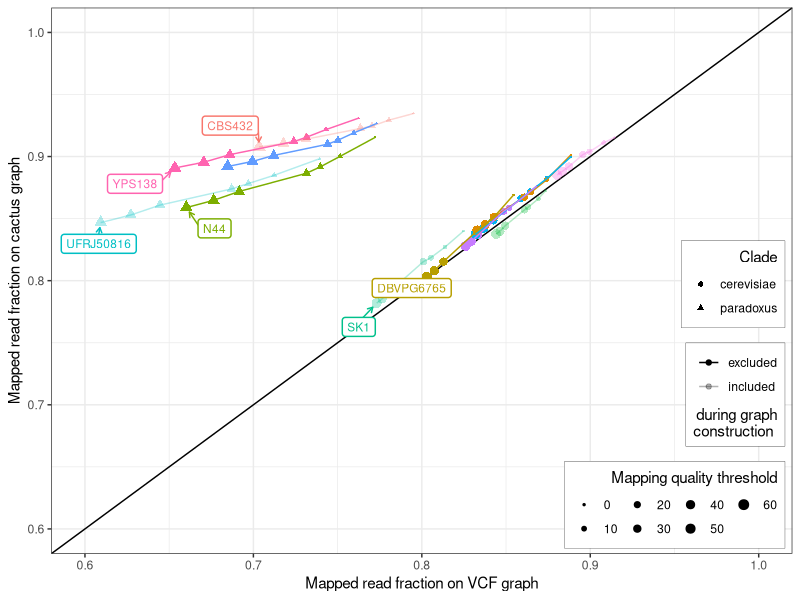
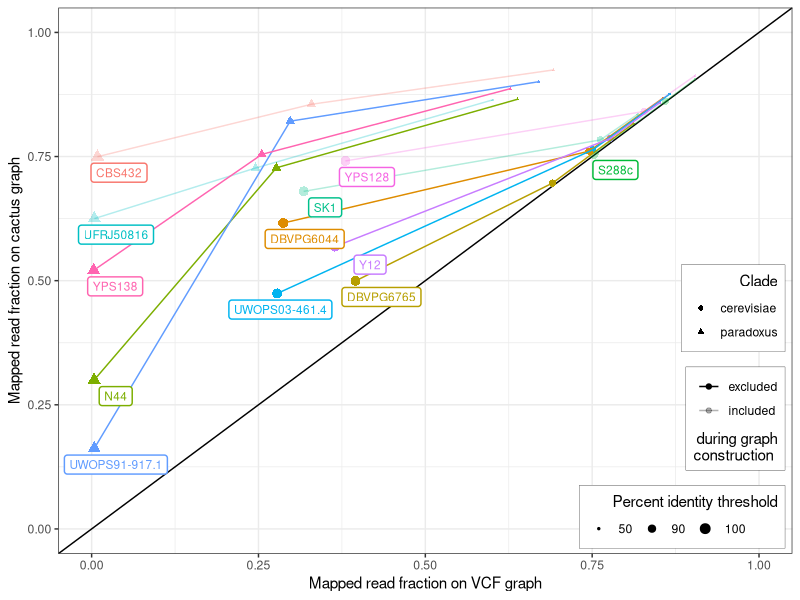
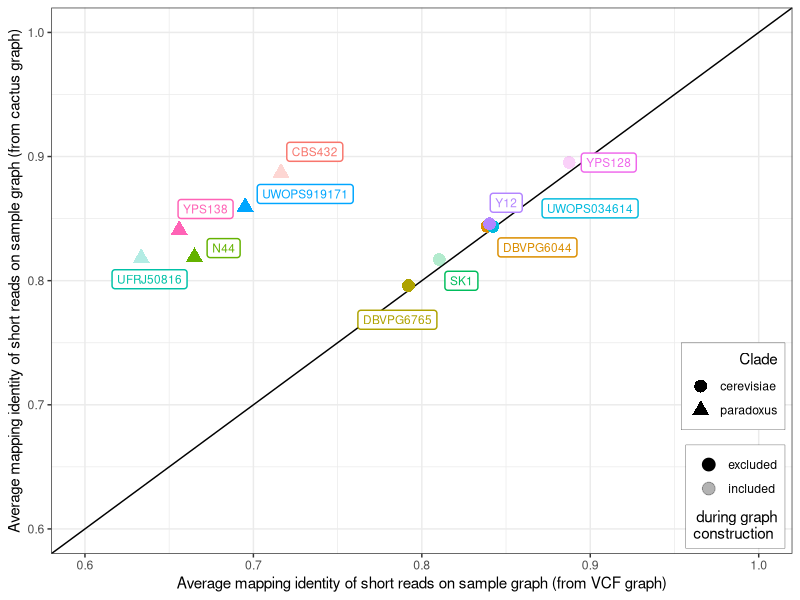
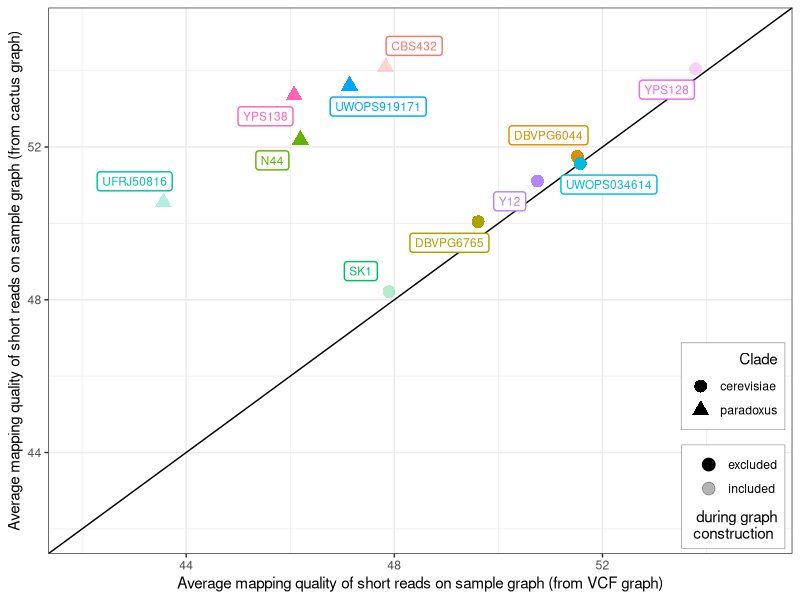
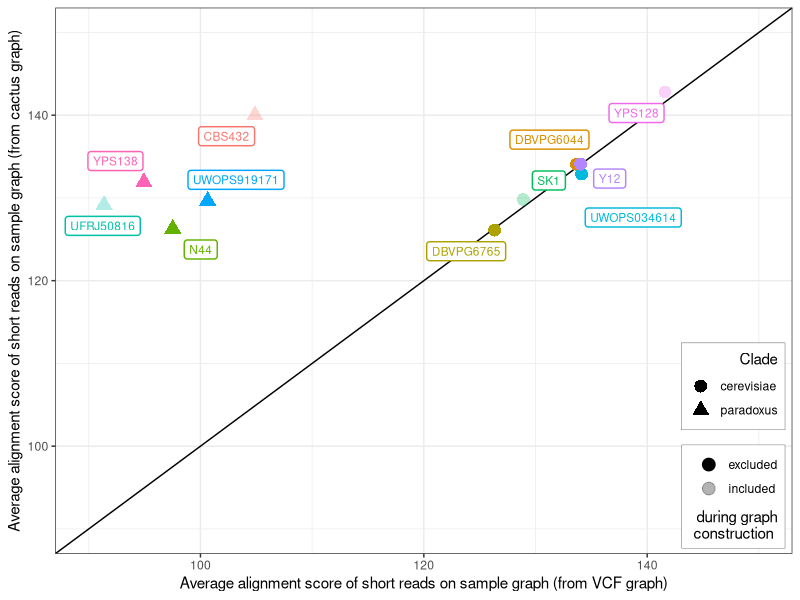

Write R code to recreate these figures, in order.
library(tidyverse)
library(magrittr)
library(ggrepel)

##############
#Read mapping#
##############

#Four strains
#############

construct <- read_tsv("data/yeast.mapping.constructunion.four.tsv", col_names = c("mapq_gt0", "mapq_ge10", "mapq_ge20", "mapq_ge30", "mapq_ge40", "mapq_ge50", "mapq_ge60", "id_ge100", "id_ge90", "id_ge50", "all", "graph", "sample"))
cactus <- read_tsv("data/yeast.mapping.cactus.four.tsv", col_names = c("mapq_gt0", "mapq_ge10", "mapq_ge20", "mapq_ge30", "mapq_ge40", "mapq_ge50", "mapq_ge60", "id_ge100", "id_ge90", "id_ge50", "all", "graph", "sample"))

construct_new <- construct %>%
  gather("mapq_gt0", "mapq_ge10", "mapq_ge20", "mapq_ge30", "mapq_ge40", "mapq_ge50", "mapq_ge60", "id_ge100", "id_ge90", "id_ge50", key="filter", value="construct_number") %>%
  mutate(construct_fraction = construct_number / all) %>%
  select(sample, filter, construct_fraction)

cactus_new <- cactus %>%
  gather("mapq_gt0", "mapq_ge10", "mapq_ge20", "mapq_ge30", "mapq_ge40", "mapq_ge50", "mapq_ge60", "id_ge100", "id_ge90", "id_ge50", key="filter", value="cactus_number") %>%
  mutate(cactus_fraction = cactus_number / all) %>%
  select(sample, filter, cactus_fraction)

## Mapping quality plot
pdf('pdf/yeast-mapping-quality-four.pdf', 6, 6)
construct_new %>%
  inner_join(cactus_new, by=c("sample", "filter")) %>%
  filter(filter %in% c("mapq_gt0", "mapq_ge10", "mapq_ge20", "mapq_ge30", "mapq_ge40", "mapq_ge50", "mapq_ge60")) %>%
  mutate(filter = factor(filter, levels = c("mapq_gt0", "mapq_ge10", "mapq_ge20", "mapq_ge30", "mapq_ge40", "mapq_ge50", "mapq_ge60"), labels = c("0", "10", "20", "30", "40", "50", "60"))) %>%
  mutate(clade=ifelse(sample %in% c("UWOPS91-917.1","UFRJ50816","YPS138","N44","CBS432"), 'paradoxus', 'cerevisiae')) %>%
  mutate(ingraph=ifelse(sample %in% c("UFRJ50816", "YPS128", "CBS432", "SK1", "S288c"), 'included', 'excluded')) %>% 
  ggplot(aes(construct_fraction, cactus_fraction,
               color=sample, alpha=ingraph, pch=clade)) +
  geom_abline(intercept=0) +
  geom_point(aes(size=filter)) +
  geom_line() +
  geom_label_repel(aes(label=ifelse(filter==60, sample, '')),
                   point.padding=.5, box.padding=.5,
                   min.segment.length=0, size=3, seed=123,
                   alpha=1, segment.size=.5, label.size=.5,
                   arrow=arrow(length = unit(0.01, "npc"))) + 
  labs(color="Strain", size="Mapping quality threshold",
       x="Mapped read fraction on VCF graph",
       y="Mapped read fraction on cactus graph",
       alpha="during graph\nconstruction ", pch="Clade") +
  coord_cartesian(xlim=c(0.6,1), ylim=c(0.6,1)) +
  scale_size_discrete(range=c(.5,3)) +
  scale_alpha_discrete(range=c(1, .3)) +
  theme_bw() +
  theme(legend.position=c(.99,.01), legend.justification=c(1, 0),
        legend.box.just='right',
        legend.background=element_rect(colour='black', size=.1)) +
  guides(pch=guide_legend(order=1, title.hjust=1),
         size=guide_legend(ncol=4, order=3, title.hjust=1),
         alpha=guide_legend(order=2, title.hjust=1, title.position='bottom'),
         color=FALSE)
dev.off()

# Mapping percent identity plot
pdf('pdf/yeast-mapping-identity-four.pdf', 6, 6)
construct_new %>%
  inner_join(cactus_new, by=c("sample", "filter")) %>%
  filter(filter %in% c("id_ge100", "id_ge90", "id_ge50")) %>%
  mutate(filter = factor(filter, levels = c("id_ge50", "id_ge90", "id_ge100"), labels = c("50", "90", "100"))) %>%
  mutate(clade=ifelse(sample %in% c("UWOPS91-917.1","UFRJ50816","YPS138","N44","CBS432"), 'paradoxus', 'cerevisiae')) %>%
  mutate(ingraph=ifelse(sample %in% c("UFRJ50816", "YPS128", "CBS432", "SK1", "S288c"), 'included', 'excluded')) %>%
  ggplot(aes(construct_fraction, cactus_fraction, color=sample,
             alpha=ingraph, pch=clade)) +
  geom_abline(intercept=0) +
  geom_point(aes(size=filter)) +
  geom_line() +
  geom_label_repel(aes(label=ifelse(filter==100, sample, '')),
                   point.padding=.25, box.padding=.25,
                   min.segment.length=Inf, size=3, seed=123,
                   nudge_y=-.01, nudge_x=.01,
                   alpha=1, label.size=.5) + 
  labs(color="Strain", size="Percent identity threshold",
       x="Mapped read fraction on VCF graph",
       y="Mapped read fraction on cactus graph",
       alpha="during graph\nconstruction ", pch="Clade") +
  coord_cartesian(xlim=c(0,1), ylim=c(0,1)) +
  scale_size_discrete(range=c(.5,3)) +
  scale_alpha_discrete(range=c(1, .3)) +
  theme_bw() +
  theme(legend.position=c(.99,.01), legend.justification=c(1, 0),
        legend.box.just='right',
        legend.background=element_rect(colour='black', size=.1)) +
  guides(pch=guide_legend(order=1, title.hjust=1),
         size=guide_legend(ncol=4, order=3, title.hjust=1),
         alpha=guide_legend(order=2, title.hjust=1, title.position='bottom'),
         color=FALSE)
dev.off()

###############
#SV genotyping#
###############

identity <- read_tsv("data/constructunion.four.reads.identity.tsv", col_names = c("graph", "strain", "identity"))
quality <- read_tsv("data/constructunion.four.reads.mapq.tsv", col_names = c("graph", "strain", "quality"))
score <- read_tsv("data/constructunion.four.reads.score.tsv", col_names = c("graph", "strain", "score"))

# Mapping identity plot
pdf('pdf/yeast-genotyping-identity-four.pdf', 6, 6)
identity %>%
  spread(graph, identity) %>%
  mutate(clade=ifelse(strain %in% c("UWOPS919171","UFRJ50816","YPS138","N44","CBS432"), 'paradoxus', 'cerevisiae')) %>%
  mutate(ingraph=ifelse(strain %in% c("UFRJ50816", "YPS128", "CBS432", "SK1", "S288c"), 'included', 'excluded')) %>%
  ggplot(aes(construct, cactus, color=strain, alpha=ingraph, shape=clade)) +
  geom_abline(intercept=0) +
  geom_point(size=4) +
  geom_label_repel(aes(label=strain),
                   point.padding=.25, box.padding=.5,
                   min.segment.length=Inf, size=3, seed=123,
                   nudge_x=.01,
                   alpha=1, label.size=.5) + 
  labs(color="Strain", shape="Clade",
       x="Average mapping identity of short reads on sample graph (from VCF graph)",
       y="Average mapping identity of short reads on sample graph (from cactus graph)",
       alpha="during graph\nconstruction ") +
  coord_cartesian(xlim=c(0.6,1), ylim=c(0.6,1)) +
  scale_alpha_discrete(range=c(1, .3)) +
  theme_bw() +
  theme(legend.position=c(.99,.01), legend.justification=c(1, 0),
        legend.box.just='right',
        legend.background=element_rect(colour='black', size=.1)) +
  guides(color=FALSE, shape=guide_legend(order=1, title.hjust=1),
         alpha=guide_legend(order=2, title.hjust=1, title.position='bottom'))
dev.off()

# Mapping quality plot
pdf('pdf/yeast-genotyping-quality-four.pdf', 6, 6)
quality %>%
  spread(graph, quality) %>%
  mutate(clade=ifelse(strain %in% c("UWOPS919171","UFRJ50816","YPS138","N44","CBS432"), 'paradoxus', 'cerevisiae')) %>%
  mutate(ingraph=ifelse(strain %in% c("UFRJ50816", "YPS128", "CBS432", "SK1", "S288c"), 'included', 'excluded')) %>%
  ggplot(aes(construct, cactus, color=strain, alpha=ingraph, shape=clade)) +
  geom_abline(intercept=0) +
  geom_point(size=4) +
  geom_label_repel(aes(label=strain),
                   point.padding=.25, box.padding=.5,
                   min.segment.length=Inf, size=3, seed=123,
                   nudge_x=-.01,
                   alpha=1, label.size=.5) + 
  labs(color="Strain", shape="Clade",
       x="Average mapping quality of short reads on sample graph (from VCF graph)",
       y="Average mapping quality of short reads on sample graph (from cactus graph)",
       alpha="during graph\n construction ") +
  coord_cartesian(xlim=c(42,55), ylim=c(42,55)) +
  scale_alpha_discrete(range=c(1, .3)) +
  theme_bw() +
  theme(legend.position=c(.99,.01), legend.justification=c(1, 0),
        legend.box.just='right',
        legend.background=element_rect(colour='black', size=.1)) +
  guides(color=FALSE, shape=guide_legend(order=1, title.hjust=1),
         alpha=guide_legend(order=2, title.hjust=1, title.position='bottom'))
dev.off()

# Mapping score plot
pdf('pdf/yeast-genotyping-score-four.pdf', 8, 7)
score %>%
  spread(graph, score) %>%
  mutate(clade=ifelse(strain %in% c("UWOPS919171","UFRJ50816","YPS138","N44","CBS432"), 'paradoxus', 'cerevisiae')) %>%
  mutate(ingraph=ifelse(strain %in% c("UFRJ50816", "YPS128", "CBS432", "SK1", "S288c"), 'included', 'excluded')) %>%
  ggplot(aes(construct, cactus, color=strain, alpha=ingraph, shape=clade)) +
  geom_abline(intercept=0) +
  geom_point(size=4) +
  geom_label_repel(aes(label=strain),
                   point.padding=.25, box.padding=.5,
                   min.segment.length=Inf, size=3, seed=123,
                   nudge_x=-.01,
                   alpha=1, label.size=.5) + 
  labs(color="Strain", shape="Clade",
       x="Average alignment score of short reads on sample graph (from VCF graph)",
       y="Average alignment score of short reads on sample graph (from cactus graph)",
       alpha="during graph\n construction ") +
  coord_cartesian(xlim=c(90,150), ylim=c(90,150)) +
  scale_alpha_discrete(range=c(1, .3)) +
  theme_bw() +
  theme(legend.position=c(.99,.01), legend.justification=c(1, 0),
        legend.box.just='right',
        legend.background=element_rect(colour='black', size=.1)) +
  guides(color=FALSE, shape=guide_legend(order=1, title.hjust=1),
         alpha=guide_legend(order=2, title.hjust=1, title.position='bottom'))
dev.off()
